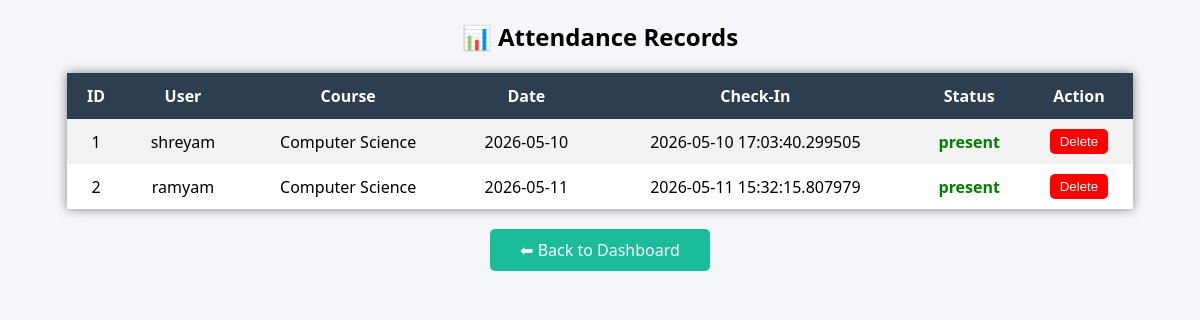
/attendance/view (signed in), run on the app's committed database.
### models.py (models this page shows, shortened)
class Attendance(db.Model):
    __tablename__ = 'attendance'
    id = db.Column(db.Integer, primary_key=True)
    user_id = db.Column(db.Integer, db.ForeignKey('users.id'), nullable=False)
    course_id = db.Column(db.Integer, db.ForeignKey('courses.id'), nullable=False)
    check_in_time = db.Column(db.DateTime, nullable=False, default=datetime.utcnow)
    check_out_time = db.Column(db.DateTime)
    status = db.Column(db.String(20), default='present')
    notes = db.Column(db.Text)
    date = db.Column(db.Date, nullable=False, default=datetime.utcnow().date, index=True)
    created_at = db.Column(db.DateTime, default=datetime.utcnow)

class User(UserMixin, db.Model):
    __tablename__ = 'users'
    id = db.Column(db.Integer, primary_key=True)
    username = db.Column(db.String(80), unique=True, nullable=False, index=True)
    email = db.Column(db.String(120), unique=True, nullable=False, index=True)
    password_hash = db.Column(db.String(255), nullable=False)
    first_name = db.Column(db.String(120))
    last_name = db.Column(db.String(120))
    role = db.Column(db.String(20), default='student')
    is_active = db.Column(db.Boolean, default=True)
    created_at = db.Column(db.DateTime, default=datetime.utcnow)
    updated_at = db.Column(db.DateTime, default=datetime.utcnow, onupdate=datetime.utcnow)
    attendance_records = db.relationship('Attendance', backref='user', lazy=True, cascade='all, delete-orphan')
    courses = db.relationship('Course', secondary='course_enrollments', backref='students')

class Course(db.Model):
    __tablename__ = 'courses'
    id = db.Column(db.Integer, primary_key=True)
    code = db.Column(db.String(50), unique=True, nullable=False, index=True)
    name = db.Column(db.String(120), nullable=False)
    description = db.Column(db.Text)
    instructor_id = db.Column(db.Integer, db.ForeignKey('users.id'), nullable=False)
    created_at = db.Column(db.DateTime, default=datetime.utcnow)
    attendance_records = db.relationship('Attendance', backref='course', lazy=True, cascade='all, delete-orphan')
    instructor = db.relationship('User', backref='courses_taught')

### routes/attendance.py (the view)
@attendance_bp.route('/view')
@login_required
def view_attendance():
    records = Attendance.query.all()
    return render_template("attendance.html", records=records)

### templates/attendance.html (shortened to what this page needs)
<!DOCTYPE html>
<html>
<head>
</head>
<body>
<h2>📊 Attendance Records</h2>
<table>
    <tr>
        <th>ID</th>
        <th>User</th>
        <th>Course</th>
        <th>Date</th>
        <th>Check-In</th>
        <th>Status</th>
        <th>Action</th>
    </tr>
    {% for r in records %}
    <tr>
        <td>{{ r.id }}</td>
        <td>{{ r.user.username }}</td>
        <td>{{ r.course.name }}</td>
        <td>{{ r.date }}</td>
        <td>{{ r.check_in_time }}</td>
        <td class="present">{{ r.status }}</td>
<td>
    <form action="/attendance/delete/{{ r.id }}" method="POST">
        <button style="background:red; color:white; padding:5px 10px; border:none; border-radius:5px;">
            Delete
        </button>
    </form>
</td>
    {% endfor %}
</table>
<a class="btn" href="/dashboard/">⬅ Back to Dashboard</a>
</body>
</html>

### templates/attendance.html (style rules this page uses)
body { font-family: 'Segoe UI'; background: #f4f6f9; }
h2 { text-align: center; margin-top: 20px; }
table { width: 90%; margin: 20px auto; border-collapse: collapse; background: white; box-shadow: 0px 0px 10px gray; }
th { background: #2c3e50; color: white; padding: 12px; }
td { padding: 10px; text-align: center; }
tr:nth-child(even) { background: #f2f2f2; }
.present { color: green; font-weight: bold; }
.btn { display: block; width: 200px; margin: 20px auto; padding: 10px; background: #1abc9c; color: white; text-align: center; border-radius: 5px; text-decoration: none; }

### data on the page
Attendance: id "1", user.username "shreyam", course.name "Computer Science", date "2026-05-10", check_in_time "2026-05-10 17:03:40.299505", status "present"
Attendance: id "2", user.username "ramyam", course.name "Computer Science", date "2026-05-11", check_in_time "2026-05-11 15:32:15.807979", status "present"
